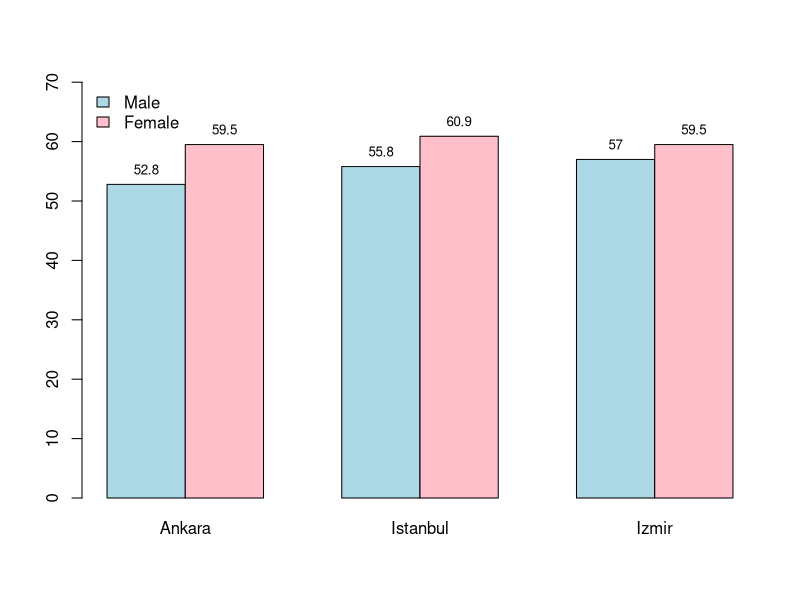

Write R code to recreate this figure. (Note: this script raises an error after producing the figure.)
# Q4
data <- read.csv("./LG04_Files/happiness.csv", header = T)
str(data)

# Q4a
data.filtered_cities_lookup <- match(c("Ankara", "Istanbul", "Izmir"), data$City)
data.filtered_cities <- data[data.filtered_cities_lookup,]
data.filtered_cities

data.matrix <- rbind(
  Male = data.filtered_cities$Male, 
  Female = data.filtered_cities$Female)
data.matrix

?barplot
bp <- barplot(
  data.matrix, 
  names.arg = data.filtered_cities$City, 
  beside = T, 
  col = c("lightblue", "pink"),
  ylim = c(0, max(data.matrix, na.rm=TRUE) * 1.15))

text(
  x = bp,
  y = data.matrix,
  labels = data.matrix,
  pos = 3,
  cex = 0.8
)

?legend
legend("topleft", legend = rownames(data.matrix), fill = c("lightblue", "pink"), bty = "n")

# Q4b
data.male.mean <- mean(data$Male)
data.male.median <- median(data$Male)
data.male.mode <- Mode(data$Male)

data.female.mean <- mean(data$Female)
data.female.median <- median(data$Female)
data.female.mode <- Mode(data$Female)
